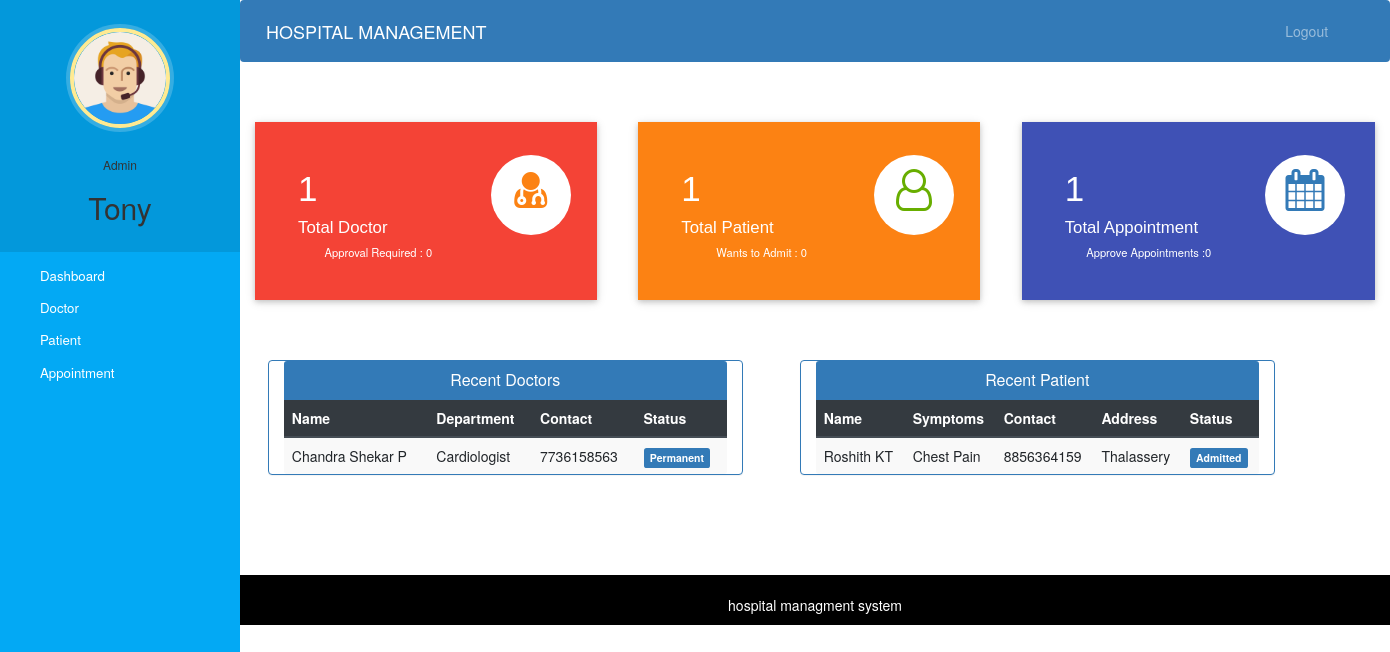
/admin-dashboard (signed in), run on the app's committed database.
### hospital/models.py (models this page shows, shortened)
class Doctor(models.Model):
    user=models.OneToOneField(User,on_delete=models.CASCADE)
    profile_pic= models.ImageField(upload_to='profile_pic/DoctorProfilePic/',null=True,blank=True)
    address = models.CharField(max_length=40)
    mobile = models.CharField(max_length=20,null=True)
    department= models.CharField(max_length=50,choices=departments,default='Cardiologist')
    status=models.BooleanField(default=False)
    @property
    def get_name(self):
        return self.user.first_name+" "+self.user.last_name

class Patient(models.Model):
    user=models.OneToOneField(User,on_delete=models.CASCADE)
    profile_pic= models.ImageField(upload_to='profile_pic/PatientProfilePic/',null=True,blank=True)
    address = models.CharField(max_length=40)
    mobile = models.CharField(max_length=20,null=False)
    symptoms = models.CharField(max_length=100,null=False)
    assignedDoctorId = models.PositiveIntegerField(null=True)
    admitDate=models.DateField(auto_now=True)
    status=models.BooleanField(default=False)
    otp=models.IntegerField(null=True,blank=True)
    prescription=models.CharField(max_length=5000,null=True,blank=True)
    @property
    def get_name(self):
        return self.user.first_name+" "+self.user.last_name

### hospital/views.py (the view)
# urls.py: path('admin-dashboard', views.admin_dashboard_view,name='admin-dashboard'),
@login_required(login_url='adminlogin')
@user_passes_test(is_admin)
def admin_dashboard_view(request):
    doctors=models.Doctor.objects.all().order_by('-id')
    patients=models.Patient.objects.all().order_by('-id')
    doctorcount=models.Doctor.objects.all().filter(status=True).count()
    pendingdoctorcount=models.Doctor.objects.all().filter(status=False).count()
    patientcount=models.Patient.objects.all().filter(status=True).count()
    pendingpatientcount=models.Patient.objects.all().filter(status=False).count()
    appointmentcount=models.Appointment.objects.all().filter(status=True).count()
    pendingappointmentcount=models.Appointment.objects.all().filter(status=False).count()
    mydict={
    'doctors':doctors,
    'patients':patients,
    'doctorcount':doctorcount,
    'pendingdoctorcount':pendingdoctorcount,
    'patientcount':patientcount,
    'pendingpatientcount':pendingpatientcount,
    'appointmentcount':appointmentcount,
    'pendingappointmentcount':pendingappointmentcount,
    }
    return render(request,'hospital/admin_dashboard.html',context=mydict)

### hospital/views.py (called while the page is built)
def is_admin(user):
    return user.groups.filter(name='ADMIN').exists()

### templates/hospital/admin_dashboard.html
{% extends 'hospital/admin_base.html' %}
{% load static %}
{% block content %}
{%include 'hospital/admin_dashboard_cards.html'%}
<br><br><br>
<div class="container">
  <div class="row">
    <div class="panel panel-primary col-md-5" style="margin-left:2%;">
      <div class="panel-heading" style="text-align:center;">
        <h6 class="panel-title">Recent Doctors</h6>
      </div>
      <table class="table table-hover table-striped" id="dev-table">
        <thead class="thead-dark">
          <tr>
            <th>Name</th>
            <th>Department</th>
            <th>Contact</th>
            <th>Status</th>
          </tr>
        </thead>
        {% for d in doctors %}
        <tr>
          <td> {{d.get_name}}</td>
          <td>{{d.department}}</td>
          <td>{{d.mobile}}</td>
          {%if d.status%}
          <td> <span class="label label-primary">Permanent</span></td>
          {% else %}
          <td> <span class="label label-success">On Hold</span></td>
          {% endif %}
        </tr>
        {% endfor %}
      </table>
    </div>
    <div class="panel panel-primary col-md-5" style="margin-left:5%;">
      <div class="panel-heading" style="text-align:center;">
        <h6 class="panel-title">Recent Patient</h6>
      </div>
      <table class="table table-hover table-striped" id="dev-table">
        <thead class="thead-dark">
          <tr>
            <th>Name</th>
            <th>Symptoms</th>
            <th>Contact</th>
            <th>Address</th>
            <th>Status</th>
          </tr>
        </thead>
        {% for p in patients %}
        <tr>
          <td> {{p.get_name}}</td>
          <td>{{p.symptoms}}</td>
          <td>{{p.mobile}}</td>
          <td>{{p.address}}</td>
          {%if p.status%}
          <td> <span class="label label-primary">Admitted</span></td>
          {% else %}
          <td> <span class="label label-success">On Hold</span></td>
          {% endif %}
        </tr>
        {% endfor %}
      </table>
    </div>
  </div>
</div>
{% endblock content %}

### templates/hospital/admin_base.html (shortened to what this page needs)
<!DOCTYPE html>
{% load static %}
<html lang="en">
<head>
  <link rel="stylesheet" href="https://stackpath.bootstrapcdn.com/bootstrap/4.3.1/css/bootstrap.min.css">
  <link rel="stylesheet" href="https://maxcdn.bootstrapcdn.com/font-awesome/4.7.0/css/font-awesome.min.css">
  <link rel="stylesheet" href="{% static '/style.css' %}">
</head>
<body>
  <nav class="menu" tabindex="0">
    <header class="avatar">
      <img src="{% static "images/adminpropic.png" %}" />
      <br><br>
      <h6>Admin</h6>
      <h2>{{request.user.first_name}}</h2>
    </header>
    <ul>
      <li tabindex="0" class="icon-dashboard"> <a style="color:white; text-decoration:none;" href="/admin-dashboard"><span>Dashboard</span></a> </li>
      <li tabindex="0" class="icon-customers"> <a style="color:white; text-decoration:none;" href="/admin-doctor"><span>Doctor</span></a></li>
      <li tabindex="0" class="icon-users"> <a style="color:white; text-decoration:none;" href="/admin-patient"><span>Patient</span></a></li>
      <li tabindex="0" class="icon-calendar"> <a style="color:white; text-decoration:none;" href="/admin-appointment"><span>Appointment</span></a></li>
    </ul>
  </nav>
  <main>
    <div class="bs-example">
      <nav class="navbar navbar-expand-md  navbar-dark fixed-top" style="background:#337AB7;">
        <a href="/admin-dashboard" class="navbar-brand">HOSPITAL MANAGEMENT</a>
        <div class="collapse navbar-collapse justify-content-between" id="navbarCollapse">
          <div class="navbar-nav" style=" margin-left: 90%;">
            <a href="/logout" class="nav-item nav-link">Logout</a>
          </div>
        </div>
      </nav>
    </div>
    <br><br>
    {% block content %}
    {% endblock content %}
    <br><br><br><br>
    <footer>
      <br>
      <div class="container">
        <div class="row">
          <div class="col-md-12 col-sm-12">
            <div style="color:#ffffff;" class="wow fadeInUp footer-copyright">
              <p>
                 hospital managment system </p>
            </div>
          </div>
        </div>
      </div>
    </footer>
  </main>
</body>
</html>

### templates/hospital/admin_dashboard_cards.html (shortened to what this page needs)
<!DOCTYPE html>
<html lang="en" dir="ltr">
<head>
  <link rel="stylesheet" href="https://maxcdn.bootstrapcdn.com/bootstrap/3.4.1/css/bootstrap.min.css">
  <link rel="stylesheet" href="https://cdnjs.cloudflare.com/ajax/libs/font-awesome/4.7.0/css/font-awesome.min.css">
</head>
<body>
  <div class="market-updates">
    <div class="col-md-4 market-update-gd">
      <div class="market-update-block clr-block-1">
        <div class="col-md-8 market-update-left">
          <h3>{{doctorcount}}</h3>
          <h4>Total Doctor</h4>
          <p>Approval Required : {{pendingdoctorcount}}</p>
        </div>
        <div class="col-md-4 market-update-right">
          <i class="fa fa-user-md"></i>
        </div>
        <div class="clearfix"> </div>
      </div>
    </div>
    <div class="col-md-4 market-update-gd">
      <div class="market-update-block clr-block-2">
        <div class="col-md-8 market-update-left">
          <h3>{{patientcount}}</h3>
          <h4>Total Patient</h4>
          <p>Wants to Admit : {{pendingpatientcount}}</p>
        </div>
        <div class="col-md-4 market-update-right">
          <i class="fa fa-user-o"></i>
        </div>
        <div class="clearfix"> </div>
      </div>
    </div>
    <div class="col-md-4 market-update-gd">
      <div class="market-update-block clr-block-3">
        <div class="col-md-8 market-update-left">
          <h3>{{appointmentcount}}</h3>
          <h4>Total Appointment</h4>
          <p>Approve Appointments :{{pendingappointmentcount}} </p>
        </div>
        <div class="col-md-4 market-update-right">
          <i class="fa fa-calendar"> </i>
        </div>
        <div class="clearfix"> </div>
      </div>
    </div>
  </div>
</body>
</html>

### static/style.css (style rules this page uses)
body { padding-left: 240px; }
main { position: relative; height: 100vh; }
.menu { background: #5bc995; height: 100vh; width: 240px; position: fixed; top: 0px; left: 0; z-index: 5; outline: none; }
.menu .avatar { background: rgba(0, 0, 0, 0.1); padding: 2em 0.5em; text-align: center; }
.menu .avatar img { width: 100px; border-radius: 50%; overflow: hidden; border: 4px solid #ffea92; box-shadow: 0 0 0 4px rgba(255, 255, 255, 0.2); }
.menu .avatar h2 { font-weight: normal; margin-bottom: 0; }
.menu ul { list-style: none; padding: 0.5em 0; margin: 0; }
.menu ul li { padding: 0.5em 1em 0.5em 3em; font-size: 0.95em; font-weight: regular; background-repeat: no-repeat; background-position: left 15px center; background-size: auto 20px; transition: all 0.15s linear; cursor: pointer; }
.menu ul li.icon-dashboard { background-image: url("http://www.entypo.com/images//gauge.svg"); }
.menu ul li.icon-customers { background-image: url("http://www.entypo.com/images//briefcase.svg"); }
.menu ul li.icon-users { background-image: url("http://www.entypo.com/images//users.svg"); }
.menu ul li.icon-calendar { background-image: url("http://www.entypo.com/images//calendar.svg"); }

### templates/hospital/admin_base.html (style rules this page uses)
a:link { text-decoration: none; }
a { color: white; }
footer { padding: 0px 0px 0px 0px; background-color: black; margin: 0px; }
.fa { font-size: 23px; width: 60px; text-align: center; text-decoration: none; margin: 5px 2px; border-radius: 50%; }
p { text-align: center; }
body { padding-left: 240px; }
main { position: relative; height: 100vh; }
.menu { background: #03a9f4; height: 100vh; width: 240px; position: fixed; top: 0px; left: 0; z-index: 5; outline: none; }
.menu .avatar { background: rgba(0, 0, 0, 0.1); padding: 2em 0.5em; text-align: center; }
.menu .avatar img { width: 100px; border-radius: 50%; overflow: hidden; border: 4px solid #ffea92; box-shadow: 0 0 0 4px rgba(255, 255, 255, 0.2); }
.menu .avatar h2 { font-weight: normal; margin-bottom: 0; }
.menu ul { list-style: none; padding: 0.5em 0; margin: 0; }
.menu ul li { padding: 0.5em 1em 0.5em 3em; font-size: 0.95em; font-weight: regular; background-repeat: no-repeat; background-position: left 15px center; background-size: auto 20px; transition: all 0.15s linear; cursor: pointer; }
.menu ul li.icon-dashboard { background-image: url("http://www.entypo.com/images//gauge.svg"); }
.menu ul li.icon-customers { background-image: url("http://www.entypo.com/images//briefcase.svg"); }
.menu ul li.icon-users { background-image: url("http://www.entypo.com/images//users.svg"); }
.menu ul li.icon-calendar { background-image: url("http://www.entypo.com/images//calendar.svg"); }

### data on the page
Doctor: get_name "Chandra Shekar P", department "Cardiologist", mobile "7736158563", status "Permanent"
Patient: get_name "Roshith KT", symptoms "Chest Pain", mobile "8856364159", address "Thalassery", status "Admitted"

### other printed values
{{ request.user.first_name }} "Tony"
{{ doctorcount }} "1"
{{ pendingdoctorcount }} "0"
{{ patientcount }} "1"
{{ pendingpatientcount }} "0"
{{ appointmentcount }} "1"
{{ pendingappointmentcount }} "0"
